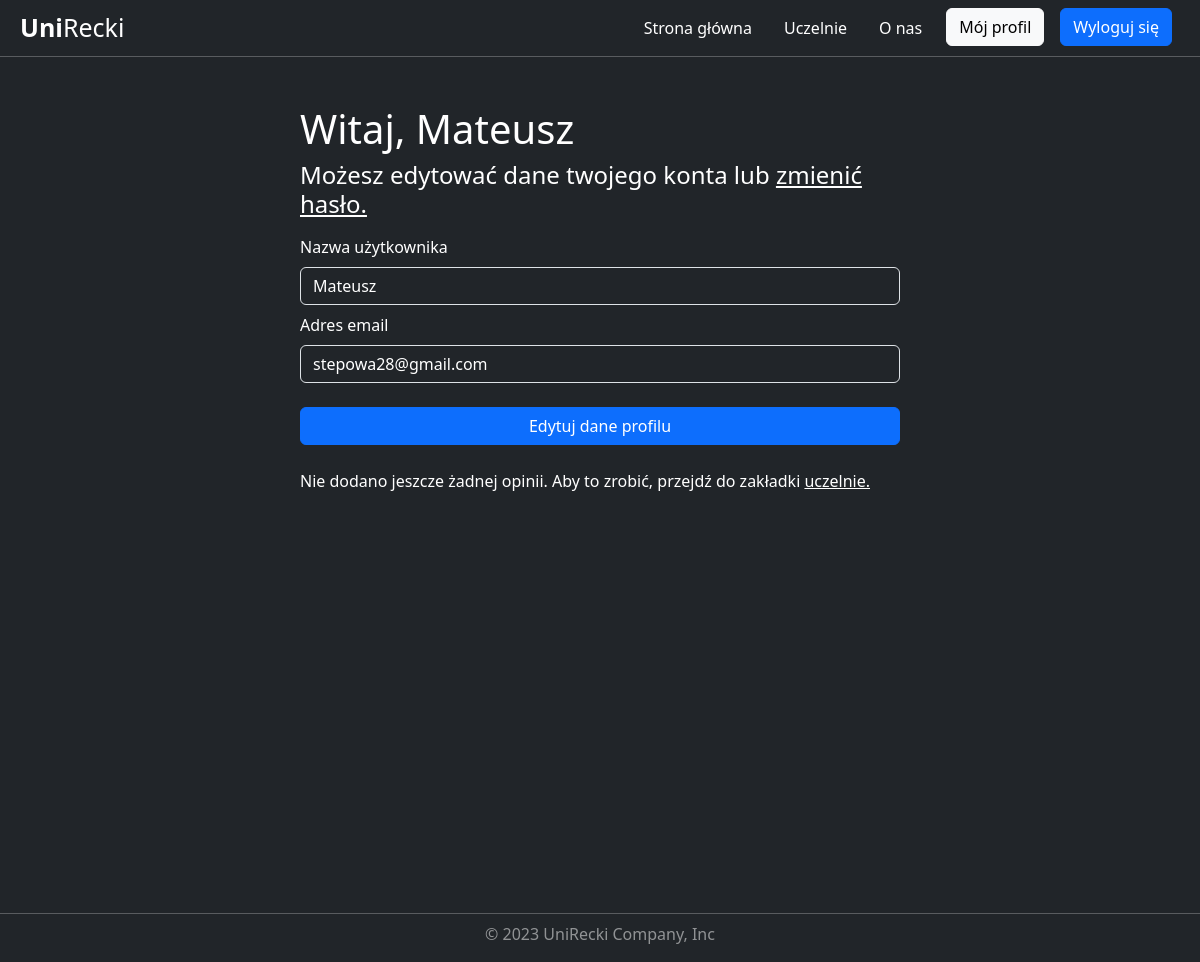
The app's page /account/profile/3/ (signed in), older data.
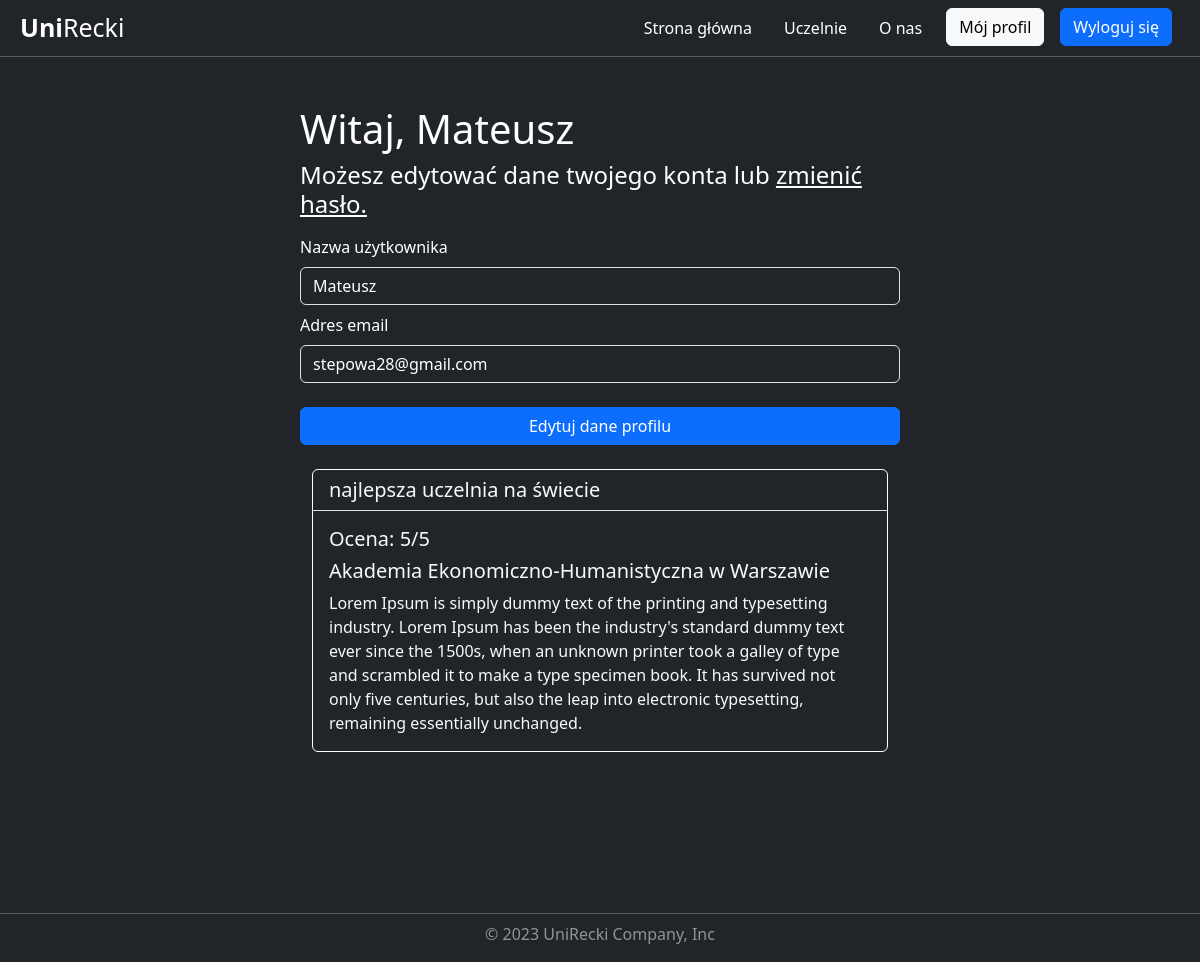
The same page, newer data.
### universities/models.py (models this page shows, shortened)
class Review(models.Model):
    title = models.CharField( max_length=150)
    description = models.CharField( max_length=3000)
    rating = models.IntegerField(validators=[
            MaxValueValidator(5),
            MinValueValidator(1)
        ])
    add_date = models.DateTimeField(default=timezone.now, blank=True)
    university = models.ForeignKey(University, on_delete=models.CASCADE)
    user = models.ForeignKey(User, on_delete=models.CASCADE)
    class Meta:
        verbose_name = 'Review'
        verbose_name_plural = 'Reviews'

class University(models.Model):
    name = models.CharField(max_length=150)
    voivodeship = models.CharField(max_length=150)
    city = models.CharField(max_length=150)
    link = models.CharField(max_length=150)
    class Meta:
        verbose_name = 'University'
        verbose_name_plural = 'Universities'

### account/views.py (the view, shortened to what this page needs)
# urls.py: path('profile/<int:user_id>/', views.profile, name='profile'),
@login_required
def profile(request, user_id):
    if request.user.id != user_id:
        return redirect('index')
    user = User.objects.get(id=user_id)
    reviews = Review.objects.filter(user=user)
    return render(request, 'account/profile.html', {
        'user': user,
        'reviews': reviews
        })

### account/templates/account/profile.html (shortened to what this page needs)
{% extends "base.html" %}
{% load static %}
{% block css %}
    <link rel="stylesheet" href={% static "account/register.css" %}>
{% endblock css %}
{% block content %}
    <div class="container mt-5">
        <div class="row">
            <h1 class="p-0">Witaj, {{ user.username }}</h1>
            <h4 class="p-0">
                Możesz edytować dane twojego konta lub <a href={% url 'change_password' %}>zmienić hasło.</a>
            </h4>
        </div>
        <form method="post">
            <div class="row mt-2">
                <label for="username" class="form-label p-0">Nazwa użytkownika</label>
                <input type="text" id="username" name="username" class="form-control text-bg-dark" placeholder="Nazwa użytkownika" value={{ user.username }} required />
            </div>
            <div class="row mt-2">
                <label for="email" class="form-label p-0">Adres email</label>
                <input type="email" id="email" name="email" class="form-control text-bg-dark" placeholder="Adres email" value={{ user.email }} required />
            </div>
            <div class="row mt-4 d-flex justify-content-center align-items-center">
                <input class="btn btn-primary" type="submit" value="Edytuj dane profilu">
            </div>
        </form>
        {% for review in reviews %}
            <div class="card bg-dark text-light mt-4">
                <h5 class="card-header border-bottom">{{ review.title }}</h5>
                <div class="card-body">
                    <h5 class="card-title">Ocena: {{ review.rating }}/5</h5>
                    <h5 class="card-title">{{ review.university.name }}</h5>
                    <p class="card-text">{{ review.description }}</p>
                </div>
            </div>
        {% empty %}
            <div class="row">
                <p class="p-0 mt-4">
                    Nie dodano jeszcze żadnej opinii. Aby to zrobić, przejdź do zakładki <a href="{% url 'university_list' %}">uczelnie.</a>
                </p>
            </div>
        {% endfor %}
    </div>
{% endblock content %}

### templates/base.html (shortened to what this page needs)
{% load static %}
<!DOCTYPE html>
<html lang="en">
  <head>
    <link href="https://cdn.jsdelivr.net/npm/bootstrap@5.3.0-alpha3/dist/css/bootstrap.min.css"
          rel="stylesheet"
 />
    <link rel="stylesheet" href="{% static 'styles.css' %}" />
    {% block css %}
    {% endblock css %}
  </head>
  <body class="bg-dark">
    <nav class="navbar navbar-expand-md navbar-dark bg-dark p-2">
      <div class="container-fluid">
        <a class="navbar-brand p-0 fw-ligth bigger-font"
           href="{% url 'index' %}"><strong>Uni</strong>Recki</a>
        <div class="collapse navbar-collapse" id="navbarNavDropdown">
          <ul class="navbar-nav ms-auto">
            <li class="nav-item opacity">
              <a class="nav-link mx-2 active"
                 aria-current="page"
                 href="{% url 'index' %}">Strona główna</a>
            </li>
            <li class="nav-item opacity">
              <a class="nav-link mx-2 active" href="{% url 'university_list' %}">Uczelnie</a>
            </li>
            <li class="nav-item opacity">
              <a class="nav-link mx-2 active" href="{% url 'about' %}">O nas</a>
            </li>
            {% if user.is_authenticated %}
              <li class="nav-item">
                <a class="btn btn-light mx-2 my-2 my-sm-2 my-md-0 my-lg-0 my-xl-0 my-xxl-0"
                   href="{% url 'profile' user.pk %}">Mój profil</a>
              </li>
              <li class="nav-item">
                <a class="btn btn-primary mx-2 my-2 my-sm-2 my-md-0 my-lg-0 my-xl-0 my-xxl-0"
                   href="{% url 'logout' %}">Wyloguj się</a>
              </li>
            {% endif %}
          </ul>
        </div>
      </div>
    </nav>
    <hr class="m-0" />
    <div class="min-vh-100">
      {% block content %}
      {% endblock content %}
    </div>
  </body>
  <footer class="my-2">
    <hr class="my-1" />
    <p class="text-center text-white mt-2 lower-opacity">© 2023 UniRecki Company, Inc</p>
  </footer>
</html>

### static/styles.css (style rules this page uses)
nav { color: white; }
body { color: white; }
h1 { color: white; }
a { color: white; }
.bigger-font { font-size: 25px; }
.lower-opacity { opacity: 0.5; }

### account/static/account/register.css (style rules this page uses)
.container { width: 90%; }
@media only screen and (min-width: 720px) { .container { width: 50%; } }
.card { color: white; border: 1px solid white; }
.border-bottom { border-bottom: 1px solid white; }

Row changes from the older to the newer data that the page shows:
added Review: title "najlepsza uczelnia na świecie", rating "5", university.name "Akademia Ekonomiczno-Humanistyczna w Warszawie", description "Lorem Ipsum is simply dummy text of the printing and typesetting industry. Lorem Ipsum has been the industry's standard dummy text ever since the 1500s, when an unknown printer took a galley of type and scrambled it to make a type specimen book. It has survived not only five centuries, but also the leap into electronic typesetting, remaining essentially unchanged."
Text that changed along with them:
text no longer shown: "Nie dodano jeszcze żadnej opinii. Aby to zrobić, przejdź do zakładki uczelnie."
